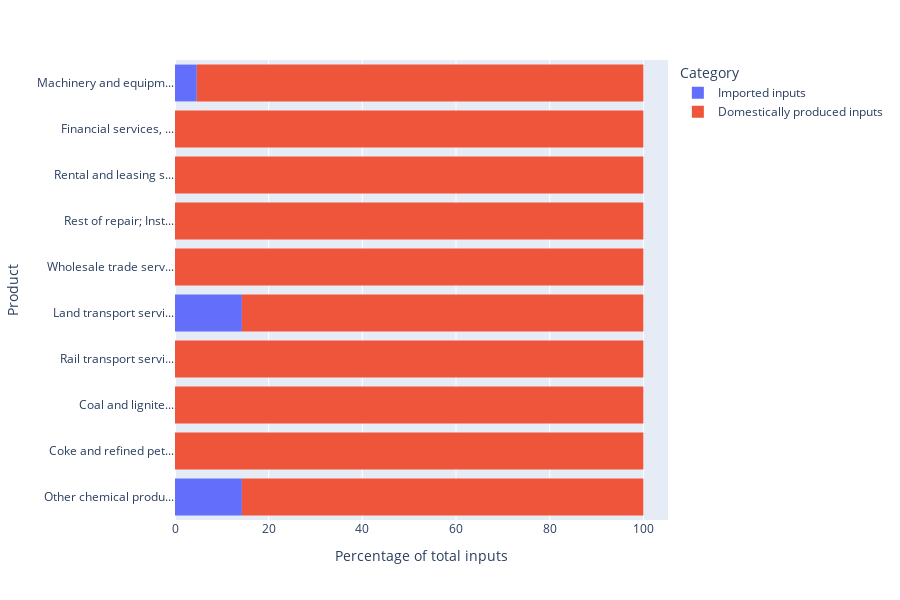

Source (notebook cell):
### Code cell
fig = px.histogram(combined_subset, 
                    color='component',
                    y='input_product_trun', 
                    x='value',
                    barnorm='percent',
                        labels={
                            'component':'Category',
                            'input_product_trun':'Product',
                            'sum of value (normalised as percent)': 'percentage of total inputs'
                        },
        height=600,
        hover_name='input product',
        hover_data={
                    'component':False,
                    'input_product_trun':False
                    })

fig.update_layout(xaxis_title='Percentage of total inputs')

fig.update_yaxes(categoryorder='array', categoryarray=yarray[::-1])

config = {'displayModeBar': True}

fig

### Figure 1 — Plotly figure (JSON) as saved in the notebook; plotly's stock layout.template omitted (floating-point values rounded to 4 significant figures)
{"data": [{"alignmentgroup": "True", "bingroup": "y", "histfunc": "sum", "hovertemplate": "sum of value (normalized as percent)=%{x}<extra></extra>", "legendgroup": "Imported inputs", "marker": {"color": "#636efa", "pattern": {"shape": ""}}, "name": "Imported inputs", "offsetgroup": "Imported inputs", "orientation": "h", "showlegend": true, "type": "histogram", "x": [0, 0, 0.9555, 1.911, 0, 0, 0, 1.911, 0, 0], "xaxis": "x", "y": ["Coal and lignite...", "Coke and refined pet...", "Other chemical produ...", "Machinery and equipm...", "Rest of repair; Inst...", "Wholesale trade serv...", "Rail transport servi...", "Land transport servi...", "Financial services, ...", "Rental and leasing s..."], "yaxis": "y"}, {"alignmentgroup": "True", "bingroup": "y", "histfunc": "sum", "hovertemplate": "sum of value (normalized as percent)=%{x}<extra></extra>", "legendgroup": "Domestically produced inputs", "marker": {"color": "#EF553B", "pattern": {"shape": ""}}, "name": "Domestically produced inputs", "offsetgroup": "Domestically produced inputs", "orientation": "h", "showlegend": true, "type": "histogram", "x": [12.42, 6.688, 5.733, 39.18, 15.29, 15.29, 13.38, 11.47, 19.11, 16.24], "xaxis": "x", "y": ["Coal and lignite...", "Coke and refined pet...", "Other chemical produ...", "Machinery and equipm...", "Rest of repair; Inst...", "Wholesale trade serv...", "Rail transport servi...", "Land transport servi...", "Financial services, ...", "Rental and leasing s..."], "yaxis": "y"}], "layout": {"barmode": "relative", "barnorm": "percent", "height": 600, "legend": {"title": {"text": "Category"}, "tracegroupgap": 0}, "margin": {"t": 60}, "xaxis": {"anchor": "y", "domain": [0, 1], "title": {"text": "Percentage of total inputs"}}, "yaxis": {"anchor": "x", "categoryarray": ["Other chemical produ...", "Coke and refined pet...", "Coal and lignite...", "Rail transport servi...", "Land transport servi...", "Wholesale trade serv...", "Rest of repair; Inst...", "Rental and leasing s...", "Financial services, ...", "Machinery and equipm..."], "categoryorder": "array", "domain": [0, 1], "title": {"text": "Product"}}}}
